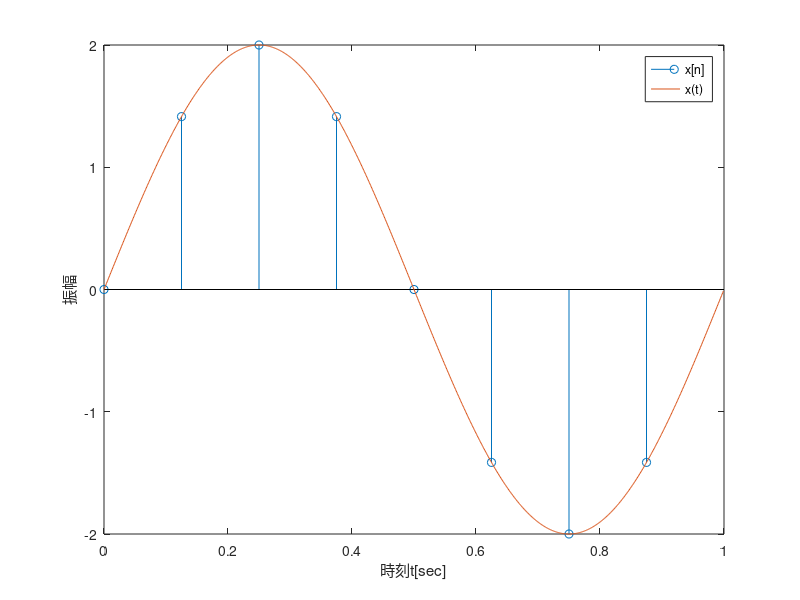
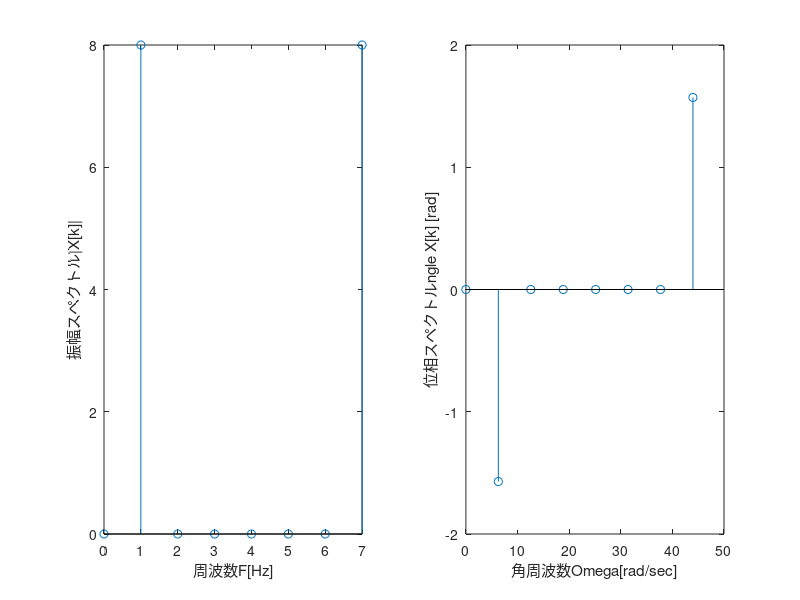

Write the MATLAB code that produced these figures, in order.
A=2;
theta=0;
D=0;
T0=1;
F0 = 1/ T0;
N = 8;
Ts = 1/N;
n = 0:N-1;

xn = A*sin(2*pi*F0*n*Ts+theta) + D;

figure(1);
stem(n* Ts,xn);
xlabel("時刻t[sec]");
ylabel("振幅");
%------------2-----------
hold on;
N=1000;
na = 0:N-1;
Tsa= 1/N;
xt = A*sin(2*pi*F0*na*Tsa+theta) + D;

plot(na*Tsa,xt);
legend("x[n]","x(t)");
hold off;
%----------4------------
N=8;
k=0:7;
omega = 2 * pi * k /N;
f = omega / 2/ pi;
Fs = 1/Ts;
Omega = omega * Fs;
F = Omega /2/pi;
%-----------3----------------
Xk = fft(xn,8);
amp = abs(Xk);
phase = angle(fix(Xk));
figure(2);
subplot(1,2,1);
stem(F, amp);
xlabel("周波数F[Hz]")
ylabel("振幅スペクトル|X[k]|")
subplot(1,2,2);
stem(Omega,phase);
xlabel("角周波数\Omega[rad/sec]")
ylabel("位相スペクトル\angle X[k] [rad]")
